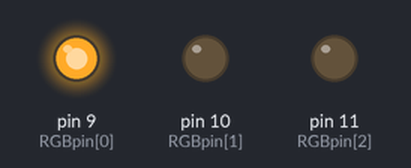
The sketch below on a simulated Arduino Uno, built with avr-gcc and run on an emulated ATmega328P. Shown: output pins drawn as LEDs (lit = HIGH). Random numbers use the default seed unless the sketch sets one.

Above: at 0.1 s.
At 3.1 s:
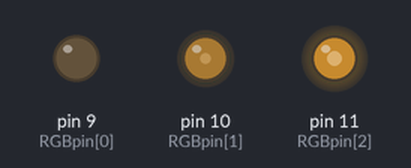
At 12.1 s:
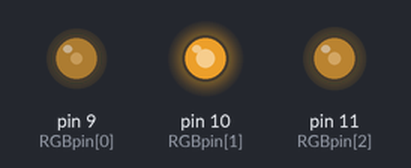
At 21.1 s:
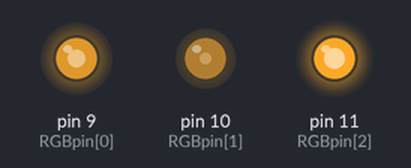
At 30.1 s:
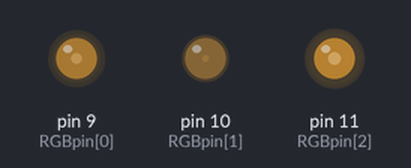
At 39.1 s:
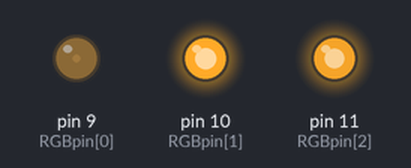
Timing chart, 0 to 40.0 s (numbered marks = the images above):
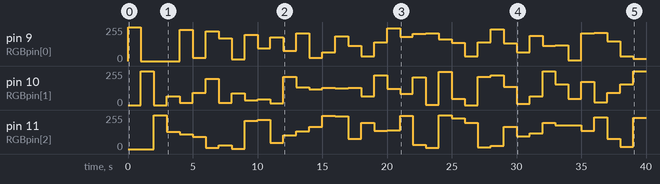

Measured:
- by itself, pin 9 (RGBpin[0]): 255/255 → 0/255 at 1.0 s, → 234/255 3.0 s later, → 24/255 1.0 s later, → 222/255 1.0 s later, … (37 changes in this stretch)
- by itself, pin 11 (RGBpin[2]): 255/255 → 130/255 at 3.0 s, → 112/255 1.0 s later, → 91/255 1.0 s later, → 9/255 1.0 s later, … (37 changes in this stretch)

The sketch:

app.ino
```cpp
#include "SimpleTimer.h"

SimpleTimer timer;
int RGBpin[] = {9,10,11};
boolean state=false;


void setup(){
    Serial.begin(9600);
    randomSeed(analogRead(A0));
    for(int i=0;i<3;i++){
        analogWrite(RGBpin[i],255);
        for(int j=0; j<3; j++){
            if(i!=j){
                analogWrite(RGBpin[j],0);
            }
        }
        delay(1000);
    }
}
void loop(){
    for(int i=0;i<3;i++){
        analogWrite(RGBpin[i],random(256));
    }
    delay(1000);
}
```
